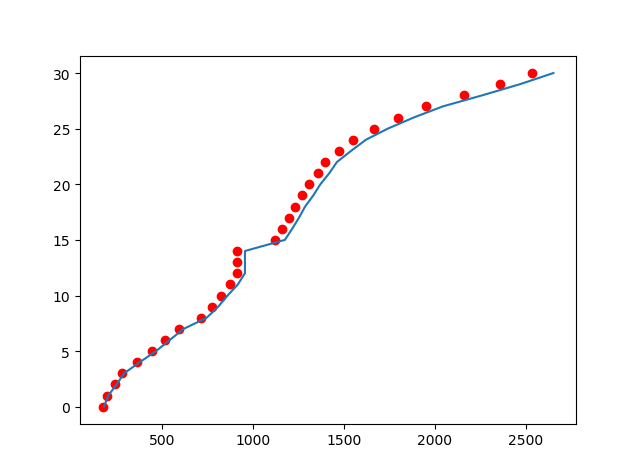

Here is the Python script that generated this plot:
import keras
import numpy as np
import matplotlib.pyplot as plt
import requests
import re
from collections import OrderedDict
url = 'https://coronavirus.1point3acres.com/_next/static/chunks/eb866cddf7095f20f497cfebeab34fbb581cc2fd.e2b6d415563226f3802d.js'
headers = {
    'User-Agent':'Opera/9.80(WindowsNT6.1;U;en)Presto/2.8.131Version/11.11',
}
res = requests.get(url,headers = headers)
res.encoding = "UTF-8"
pattern = re.compile('state_name":(.*?),"county":(.*?),"entries":(.*?)}',re.S)
date=re.findall(pattern,res.text)
date_new=date[0][2].replace('[[',',[').replace(']]','],')
re_compile = re.compile('"(.*?)",(.*?)]')
date_care=re.findall(re_compile,date_new)
time=[]
care=[]
for i in range(len(date_care)):
    time.append(date_care[i][0])
    care.append(date_care[i][1])

time_care=OrderedDict(zip(time,care))
x = care
for i in range(len(x)):
    x[i]=int(x[i])
y=np.arange(len(x))

#plt.scatter(x,y)
#plt.show()
model = keras.Sequential()  #顺序模型
from keras import layers
model.add(layers.Dense(1,input_dim=1))
#编译模型
model.compile(optimizer='adam',
             loss='mse'
)
# #训练模型
model.fit(x,y,epochs=6)
plt.scatter(x,y,c='r')
plt.plot(model.predict(x),y)
plt.show()
